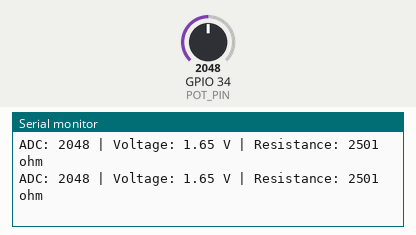
Simulated run of this sketch. Board: ESP32. Parts: the last lines printed to the serial monitor. The inputs (shaded band) are chosen by the test bench; at power-on: GPIO 34 (POT_PIN) = 2048.

Above: at 1.2 s.
1.3 s: GPIO 34 (POT_PIN) set to 2866
At 1.56 s:
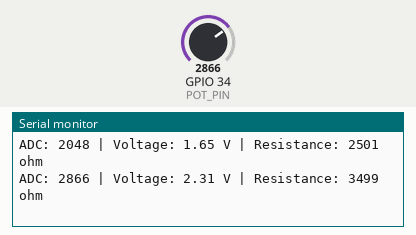
2.8 s: GPIO 34 (POT_PIN) set to 3603
At 2.96 s:
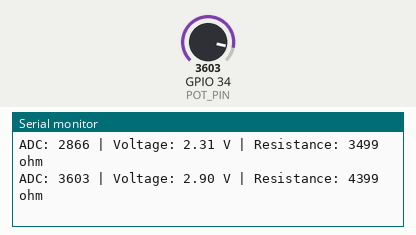
Timing chart, 0 to 5.8 s (numbered marks = the images above; inputs shaded):
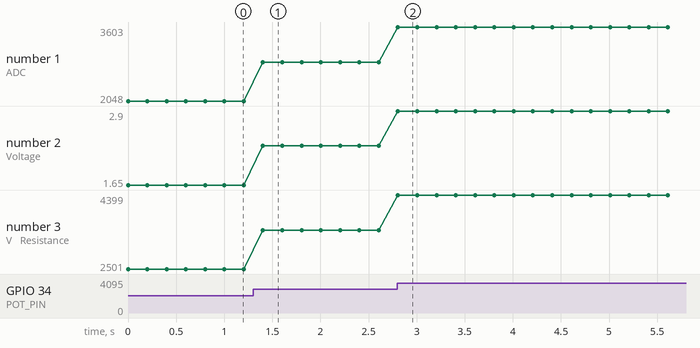

The sketch:

pot_serial.ino
```cpp
#define POT_PIN 34  // ADC pin connected to potentiometer

void setup() {
  Serial.begin(115200);
}

void loop() {
  int adcValue = analogRead(POT_PIN);
  float voltage = (adcValue / 4095.0) * 3.3;
  float resistance = (voltage / 3.3) * 5000;

  Serial.print("ADC: ");
  Serial.print(adcValue);
  Serial.print(" | Voltage: ");
  Serial.print(voltage, 2);
  Serial.print(" V | Resistance: ");
  Serial.print(resistance, 0);
  Serial.println(" ohm");

  delay(200);
}
```

Measured:
- after the input at 1.3 s, the serial monitor: prints a new line after 0.10 s (image 1)
- after the input at 2.8 s, the serial monitor: prints a new line at once (image 2)
- plotted number 1: 2048 → 2866 after the input at 1.3 s, 2866 → 3603 after the input at 2.8 s
- plotted number 2: 1.65 → 2.31 after the input at 1.3 s, 2.31 → 2.9 after the input at 2.8 s
- plotted number 3: 2501 → 3499 after the input at 1.3 s, 3499 → 4399 after the input at 2.8 s
